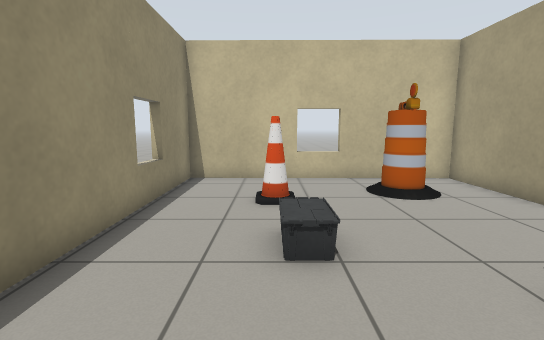
view 1 (above)

20 first-person views from a walk through a Gazebo world. The camera is 0.94 m above the floor, tilts 8° down and sees 85° across. Floor lines are 1 m apart. The floor is counted in squares, 0.5 m on a side. Each view is taken from the middle of a square. On the plan, view 1 faces up. The plan holds only what a view shows up to about 16 squares ahead; the rest is blank. The place goes on beyond the plan. Some stock models are drawn as simple stand-ins. Some surface patterns are stand-ins.

view 2
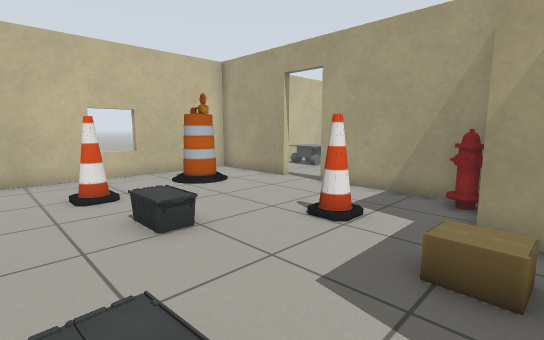

view 3
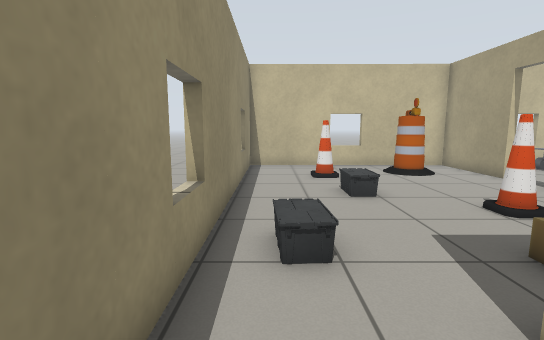

view 4
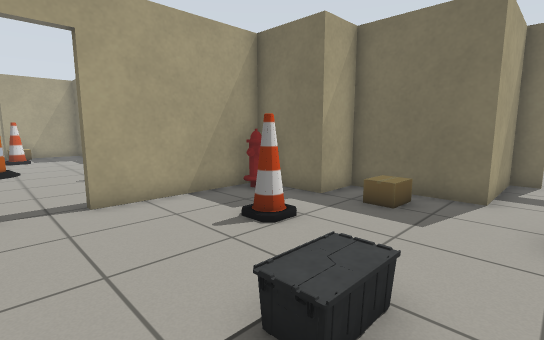

view 5
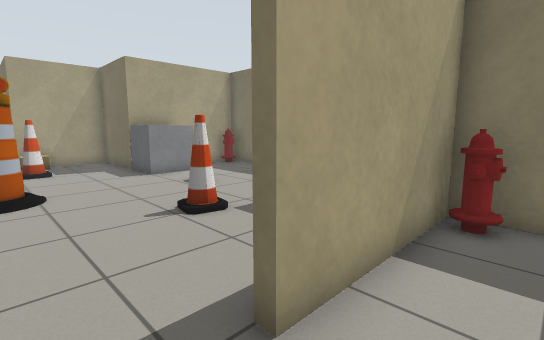

view 6
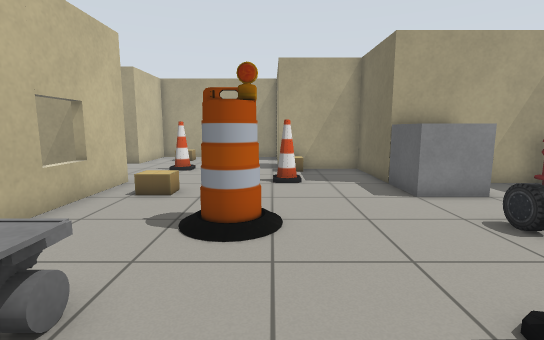

view 7
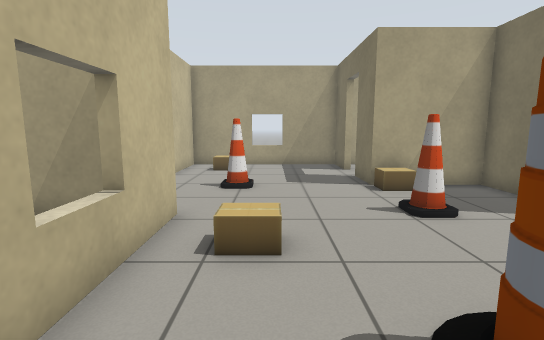

view 8
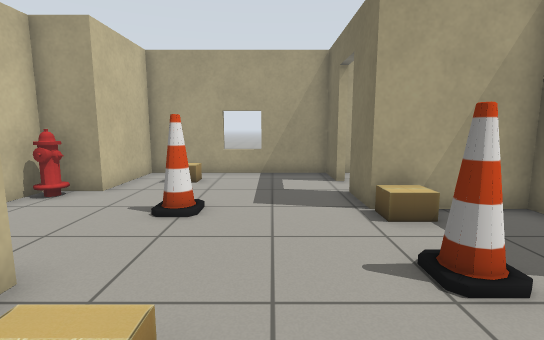

view 9
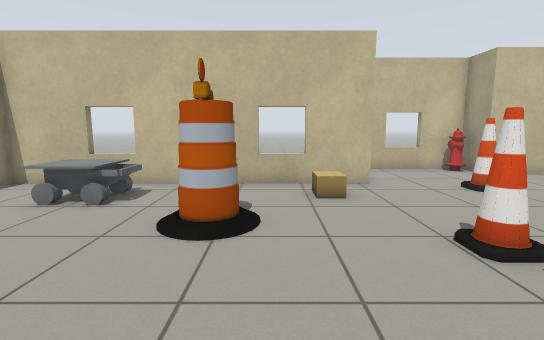

view 10
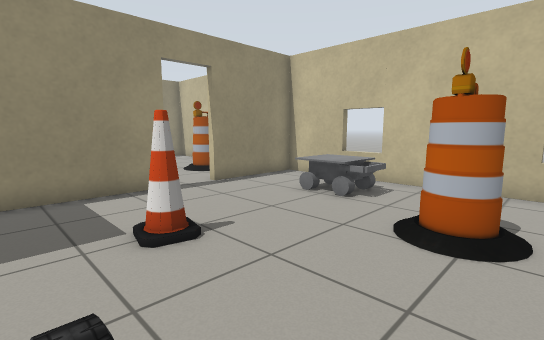

view 11
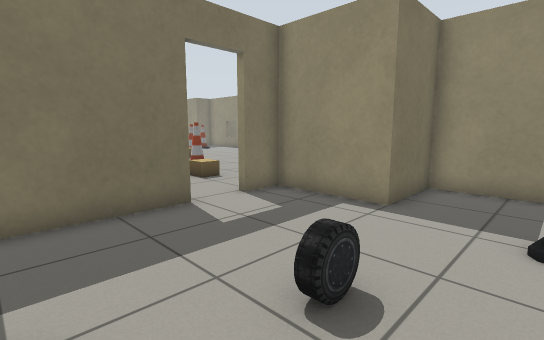

view 12
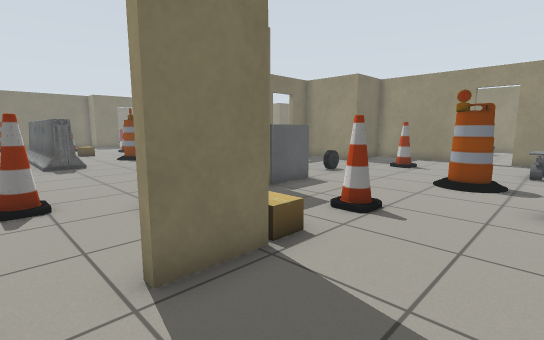

view 13
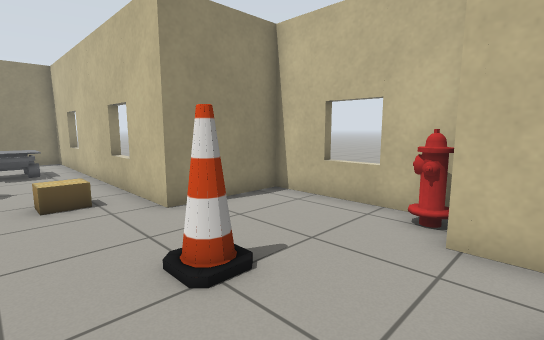

view 14
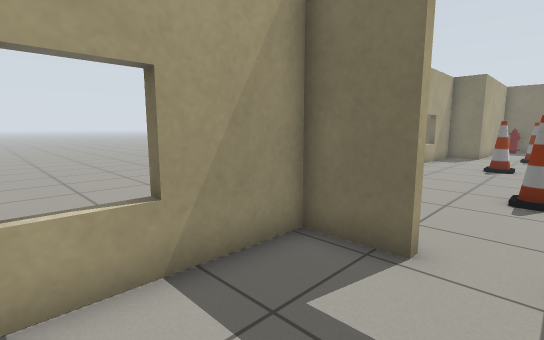

view 15
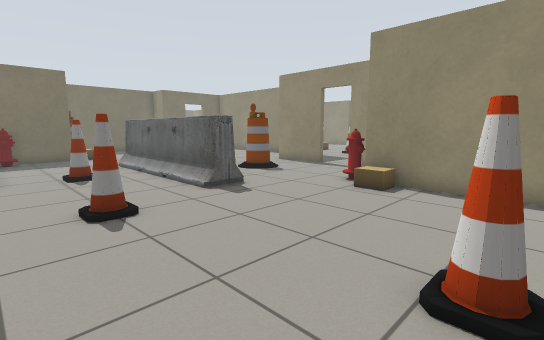

view 16
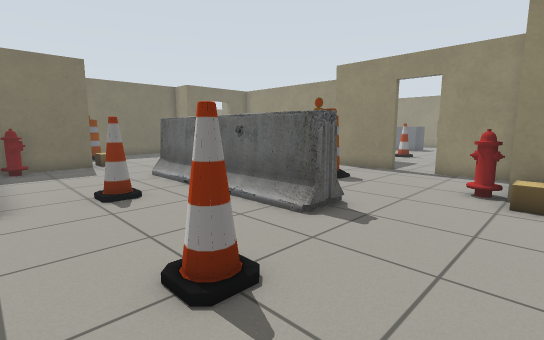

view 17
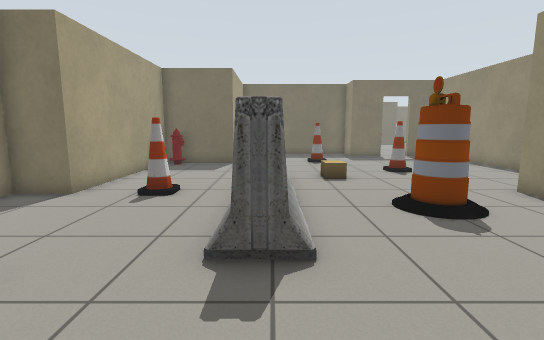

view 18
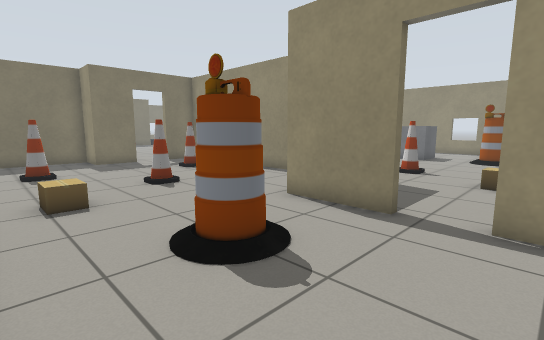

view 19
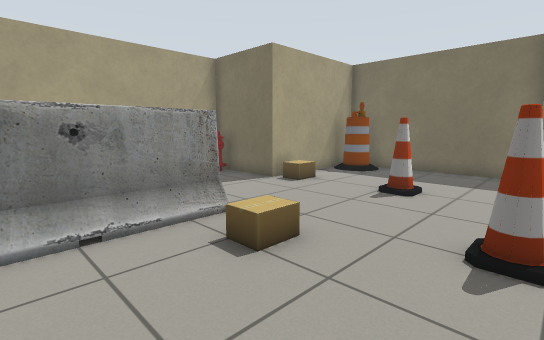

view 20
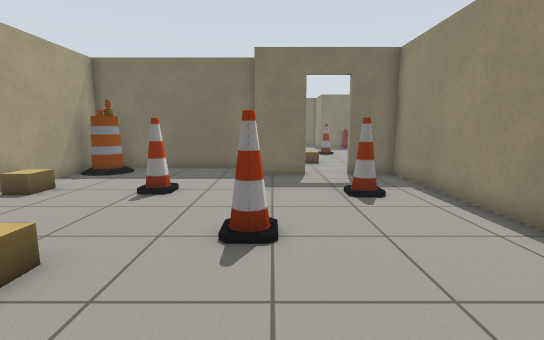

### Floor plan
Points are (right, up) in squares from view 1. A wall is a line through its corners. A room is listed if a view was taken in it or the views show most of it. See-through windows are left out.
Room 1 (views 1, 2, 3, 4, 5)
walls: (6.7, 7) (6.7, 11.1) (-3.1, 11.1) (-3.1, -3); (0.3, -5.4) (0.3, -1.7) (4, -1.7) (4, 0) (6.7, 0) (6.7, 5.2)
ways out: open door at (7, 6.5) to room 2; open door at (-1.5, -5.5)
objects: other object (-2, 0) to (-1, 1); other object (0, 4) to (1, 5); cone (0, 7) to (0, 8); cardboard box (2, -1) to (3, 0); cone (3, 2) to (4, 3); barrel (3, 8) to (4, 9); fire hydrant (6, 1)
Room 2 (views 6, 7, 8, 9, 10, 11, 12, 13, 14)
walls: (19.1, 2) (22.8, 2) (22.8, 5.7) (24.8, 5.7); (26.4, 5.7) (28.5, 5.7) (28.5, 13.1) (24.8, 13.1) (24.8, 14.8) (19.4, 14.8) (19.4, 11.1) (7, 11.1) (7, 7); (19.1, -3.4) (19.1, 0.5); (7, 5.2) (7, 0) (10, 0) (10, -3.7) (11.5, -3.7); (13.1, -3.7) (17.5, -3.7)
ways out: open door at (7, 6.5) to room 1; open door at (25.5, 5.5) to room 3; open door at (12.5, -4)
objects: other object (10, 8) to (12, 10); cone (11, 3) to (11, 4); car (14, 1) to (15, 1); barrel (14, 6) to (15, 7); other object (17, 0) to (19, 2); cardboard box (17, 9) to (18, 10); other object (18, -3); cone (19, 5) to (20, 6); cardboard box (22, 5) to (22, 6); cone (22, 10) to (23, 10); fire hydrant (24, 14); cardboard box (26, 11) to (27, 12)
Room 3 (views 15, 16, 17, 18, 19, 20)
walls: (15.7, -8.6) (15.7, -11.7); (15.7, -4.4) (15.7, -6.9); (28.8, -19.1) (28.8, -11.4) (29.5, -11.4); (12, -15) (12, -23.1) (13.8, -23.1); (19.1, 0.5) (19.1, 2); (19.4, 0.6) (19.4, -4); (15.5, -23.1) (17.7, -23.1) (17.7, -24.8) (25.1, -24.8) (25.1, -19.1) (27.6, -19.1)
ways out: open door at (25.5, 5.5) to room 2; open door at (14.5, -23); open door at (15.7, -7.7)
objects: cone (14, -20) to (15, -19); cone (17, -16) to (18, -16); barrel (18, -11) to (20, -9); fire hydrant (19, -5); cone (20, -20) to (21, -20); cardboard box (20, -15) to (21, -14); cardboard box (20, -4) to (20, -3); barrier (23, -15) to (24, -7); barrel (24, -24) to (24, -23); cardboard box (24, -20) to (24, -19); cone (25, 0) to (26, 1); cone (26, -12) to (27, -11); cone (27, -6); fire hydrant (28, -19) to (28, -18)

Where each view was taken, in squares from view 1:
view 1: 0 up, 0 right, facing up
view 2: 1 down, 2 left, facing up-right
view 3: 4 down, 2 left, facing up
view 4: 7 up, 1 left, facing down-right
view 5: 7 up, 5 right, facing down-right
view 6: 6 up, 9 right, facing right
view 7: 9 up, 13 right, facing right
view 8: 8 up, 16 right, facing right
view 9: 1 up, 16 right, facing up
view 10: 1 up, 16 right, facing up-left
view 11: 3 up, 17 right, facing down-left
view 12: 9 up, 26 right, facing down-left
view 13: 8 up, 26 right, facing up-left
view 14: 10 up, 25 right, facing down-right
view 15: 1 up, 29 right, facing down-left
view 16: 3 down, 29 right, facing down-left
view 17: 3 down, 23 right, facing down
view 18: 6 down, 22 right, facing down-left
view 19: 11 down, 17 right, facing down-right
view 20: 11 down, 17 right, facing down
